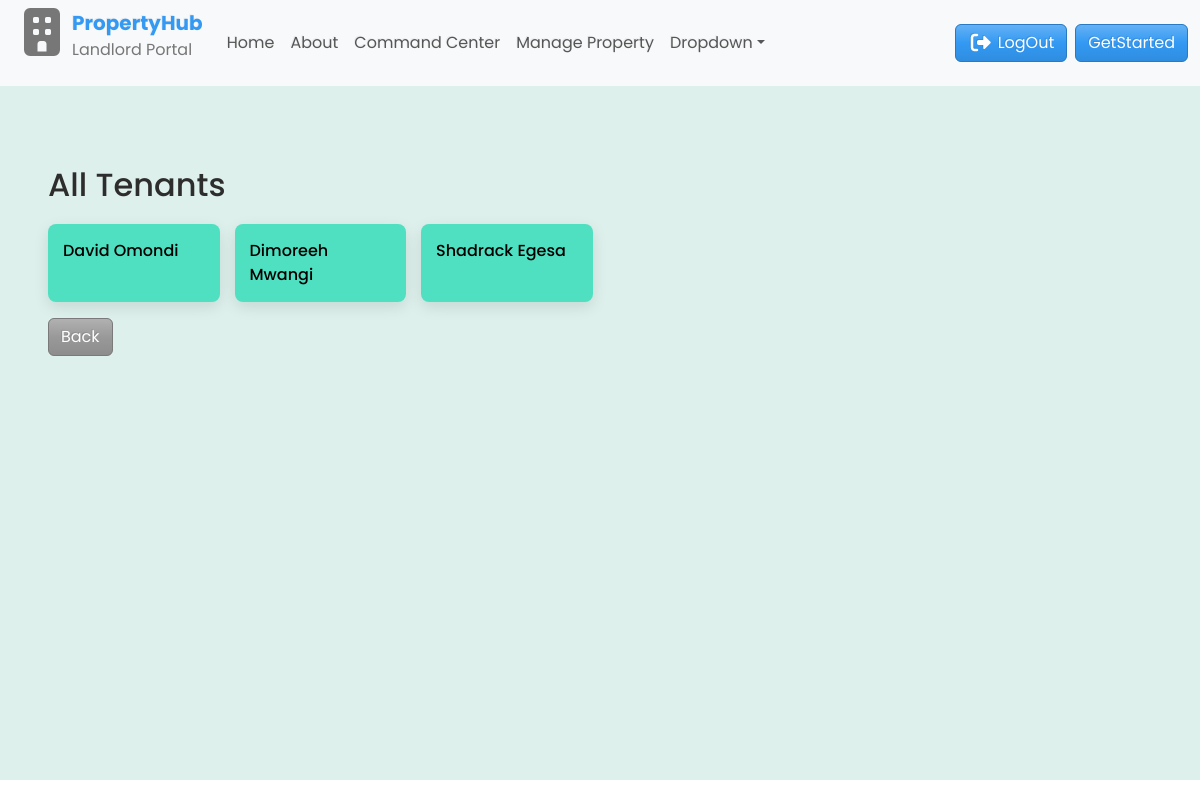
The app's page /tenants/, older data.
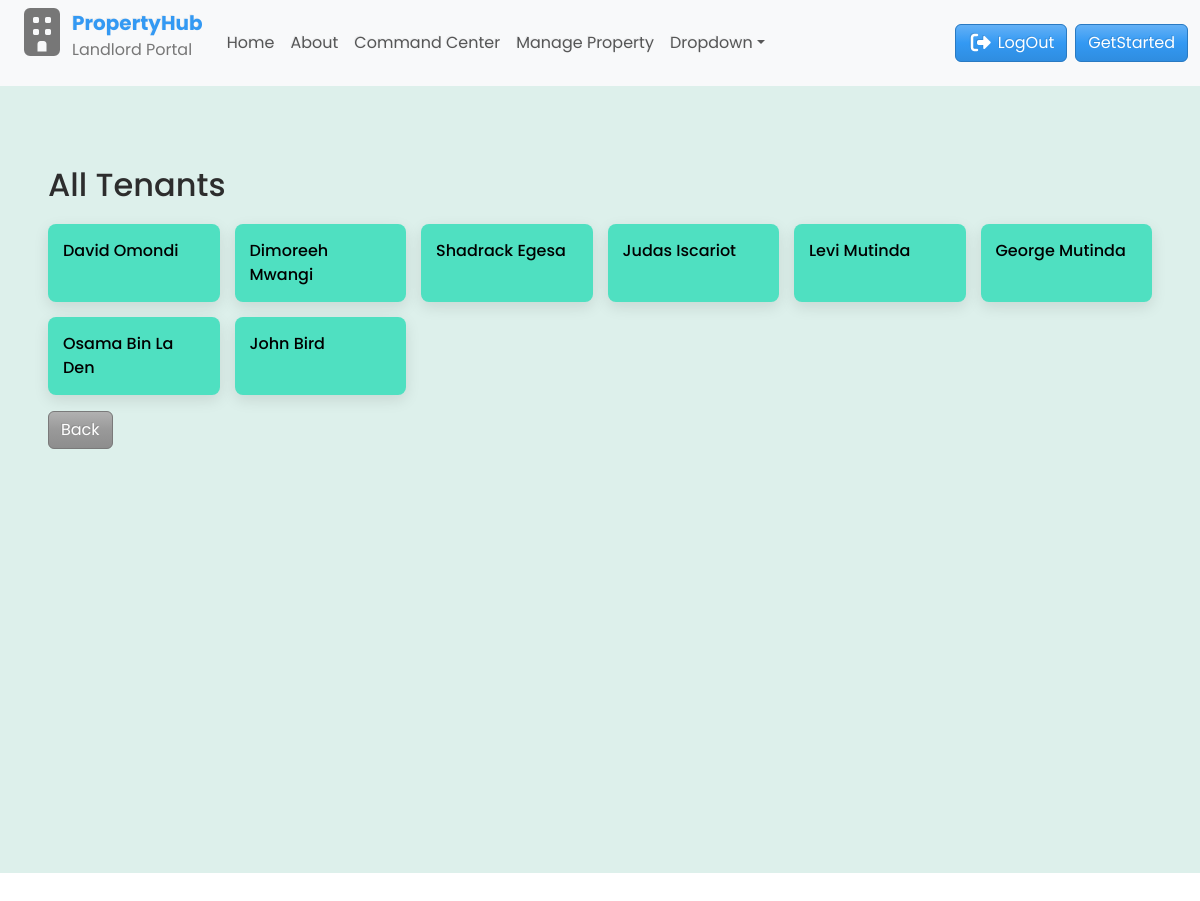
The same page, newer data.
### main/models.py (models this page shows, shortened)
class Profile(models.Model):
    user = models.OneToOneField(User, on_delete=models.CASCADE)
    bedsitter = models.OneToOneField(Bedsitter, on_delete=models.SET_NULL, null=True, blank=True, related_name='tenant')
    first_name = models.CharField(max_length=50)
    last_name = models.CharField(max_length=50)
    phone_number = models.CharField(max_length=20)
    email = models.EmailField(blank=True, null=True)
    id_number = models.CharField(max_length=20, blank=True, null=True)
    profile_photo = models.ImageField(upload_to='uploads/product', blank=True, null=True)

### main/views.py (the view)
# urls.py: path("tenants/", views.tenant_list, name="tenant_list"),
def tenant_list(request):
    tenants = Profile.objects.all()
    return render(request, 'main/tenant_list.html', {"tenants": tenants})

### main/templates/main/tenant_list.html
{% extends 'main/base.html' %} {% block content %}
<div class="container-fluid" id="tenant-list">
  <h2>All Tenants</h2>
  <div>
    <div class="tenant-wrapper">
      {% for tenant in tenants %}
      <div class="tenant-card">
        <a href="{% url 'tenant_detail' tenant.id %}">
          {{ tenant.first_name }} {{ tenant.last_name }}
        </a>
      </div>
      {% empty %}
      <p>No tenants found.</p>
      {% endfor %}
    </div>
    <a href="javascript:history.back()" class="btn btn-secondary mt-3">Back</a>
  </div>
  <br />
  <br />
  <br />
  <br />
  <br />
  <br />
  <br />
  <br />
  <br />
  <br />
  <br />
</div>
{% endblock %}

### main/templates/main/base.html (shortened to what this page needs)
{% load static %}
<!DOCTYPE html>
<html lang="en">
  <head>
    <link
      rel="stylesheet"
      href="https://cdnjs.cloudflare.com/ajax/libs/font-awesome/7.0.0/css/all.min.css"
    />
    <link rel="stylesheet" href="{% static 'css/bootstrap.min.css' %}" />
    <link rel="stylesheet" href="{% static 'css/styles.css' %}" />
  </head>
  <body>
    <nav class="navbar navbar-expand-lg bg-body-tertiary">
      <div class="container-fluid">
        <div class="d-flex">
          <i class="fa-solid fa-building fa-3x"></i>
          <div>
            <a class="navbar-brand fw-bold" href="#">PropertyHub</a> <br />
            <p>Landlord Portal</p>
          </div>
        </div>
        <div class="collapse navbar-collapse" id="navbarColor04">
          <ul class="navbar-nav me-auto">
            <li class="nav-item">
              <a class="nav-link" href="{% url 'home' %}"
                >Home
              </a>
            </li>
            <li class="nav-item">
              <a class="nav-link" href="{% url 'about' %}">About</a>
            </li>
            <li class="nav-item">
              <a class="nav-link" href="{% url 'command_center' %}"
                >Command Center</a
              >
            </li>
            <li class="nav-item">
              <a class="nav-link" href="{% url 'manage_property' %}"
                >Manage Property</a
              >
            </li>
            <li class="nav-item dropdown">
              <a
                class="nav-link dropdown-toggle"
                data-bs-toggle="dropdown"
                href="#"
                role="button"
                aria-haspopup="true"
                aria-expanded="false"
                >Dropdown</a
              >
            </li>
          </ul>
          <div class="d-flex">
            <a href="#" class="btn btn-info my-2 my-sm-0 me-sm-2"
              ><i class="fa-solid fa-right-from-bracket fa-lg"></i> LogOut</a
            >
            <a class="btn btn-info my-2 my-sm-0"> GetStarted </a>
          </div>
        </div>
      </div>
    </nav>
    {% block content %}{% endblock %}
  </body>
</html>

### main/static/css/styles.css (style rules this page uses)
* { box-sizing: border-box; padding: 0; margin: 0; font-family: "poppins", sans-serif; text-decoration: none; }
body, html { overflow-x: hidden; height: 100vh; transition: 0.4s; }
a { text-decoration: none; }
#tenant-list { background-color: #ddf0eb; padding: 5rem 3rem 10rem 3rem; }
.container-fluid .tenant-wrapper { display: grid; grid-template-columns: repeat(auto-fill, minmax(150px, 1fr)); gap: 15px; margin-top: 20px; }
.container-fluid .tenant-wrapper .tenant-card { padding: 15px; border-radius: 8px; box-shadow: 0 5px 15px rgba(0, 0, 0, 0.1); background-color: #4fe0c1; font-weight: 500; }
.container-fluid .tenant-wrapper .tenant-card a { color: black; text-decoration: none; }

Row changes from the older to the newer data that the page shows:
added Profile: first_name "Judas", last_name "Iscariot"
added Profile: first_name "Levi", last_name "Mutinda"
added Profile: first_name "George", last_name "Mutinda"
added Profile: first_name "Osama", last_name "Bin La Den"
added Profile: first_name "John", last_name "Bird"
